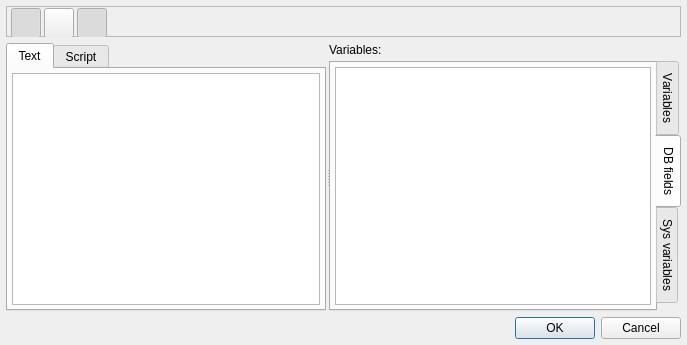
<?xml version="1.0" encoding="UTF-8"?>
<ui version="4.0">
 <class>QDesTextEdit</class>
 <widget class="QDialog" name="QDesTextEdit">
  <property name="geometry">
   <rect>
    <x>0</x>
    <y>0</y>
    <width>687</width>
    <height>345</height>
   </rect>
  </property>
  <property name="windowTitle">
   <string>Text edit</string>
  </property>
  <layout class="QVBoxLayout" name="verticalLayout_7">
   <property name="leftMargin">
    <number>6</number>
   </property>
   <property name="topMargin">
    <number>6</number>
   </property>
   <property name="rightMargin">
    <number>6</number>
   </property>
   <property name="bottomMargin">
    <number>6</number>
   </property>
   <item>
    <widget class="QFrame" name="frame">
     <property name="minimumSize">
      <size>
       <width>0</width>
       <height>31</height>
      </size>
     </property>
     <property name="maximumSize">
      <size>
       <width>16777215</width>
       <height>31</height>
      </size>
     </property>
     <property name="frameShape">
      <enum>QFrame::StyledPanel</enum>
     </property>
     <property name="frameShadow">
      <enum>QFrame::Raised</enum>
     </property>
     <widget class="QToolButton" name="butvars">
      <property name="geometry">
       <rect>
        <x>5</x>
        <y>2</y>
        <width>30</width>
        <height>30</height>
       </rect>
      </property>
      <property name="toolTip">
       <string>&lt;html&gt;&lt;head/&gt;&lt;body&gt;&lt;p&gt;Variables&lt;/p&gt;&lt;/body&gt;&lt;/html&gt;</string>
      </property>
      <property name="text">
       <string/>
      </property>
      <property name="icon">
       <iconset resource="images.qrc">
        <normaloff>:/new/dialogs/images/variables.png</normaloff>:/new/dialogs/images/variables.png</iconset>
      </property>
      <property name="checkable">
       <bool>true</bool>
      </property>
      <property name="checked">
       <bool>true</bool>
      </property>
     </widget>
     <widget class="QToolButton" name="butfuncs">
      <property name="geometry">
       <rect>
        <x>38</x>
        <y>2</y>
        <width>30</width>
        <height>30</height>
       </rect>
      </property>
      <property name="toolTip">
       <string>&lt;html&gt;&lt;head/&gt;&lt;body&gt;&lt;p&gt;Insert function&lt;/p&gt;&lt;/body&gt;&lt;/html&gt;</string>
      </property>
      <property name="text">
       <string/>
      </property>
      <property name="icon">
       <iconset resource="images.qrc">
        <normaloff>:/new/dialogs/images/functions.png</normaloff>:/new/dialogs/images/functions.png</iconset>
      </property>
      <property name="popupMode">
       <enum>QToolButton::DelayedPopup</enum>
      </property>
      <property name="arrowType">
       <enum>Qt::NoArrow</enum>
      </property>
     </widget>
     <widget class="QToolButton" name="butwordwrap">
      <property name="geometry">
       <rect>
        <x>71</x>
        <y>2</y>
        <width>30</width>
        <height>30</height>
       </rect>
      </property>
      <property name="toolTip">
       <string>&lt;html&gt;&lt;head/&gt;&lt;body&gt;&lt;p&gt;Word wrap&lt;/p&gt;&lt;/body&gt;&lt;/html&gt;</string>
      </property>
      <property name="text">
       <string/>
      </property>
      <property name="icon">
       <iconset resource="images.qrc">
        <normaloff>:/new/dialogs/images/wordwrap.png</normaloff>:/new/dialogs/images/wordwrap.png</iconset>
      </property>
      <property name="checkable">
       <bool>true</bool>
      </property>
      <property name="checked">
       <bool>true</bool>
      </property>
     </widget>
    </widget>
   </item>
   <item>
    <widget class="QSplitter" name="splitter">
     <property name="frameShadow">
      <enum>QFrame::Plain</enum>
     </property>
     <property name="orientation">
      <enum>Qt::Horizontal</enum>
     </property>
     <property name="handleWidth">
      <number>3</number>
     </property>
     <widget class="QTabWidget" name="tabEdits">
      <property name="currentIndex">
       <number>0</number>
      </property>
      <widget class="QWidget" name="tabtxt">
       <attribute name="title">
        <string>Text</string>
       </attribute>
       <layout class="QVBoxLayout" name="verticalLayout">
        <property name="leftMargin">
         <number>4</number>
        </property>
        <property name="topMargin">
         <number>4</number>
        </property>
        <property name="rightMargin">
         <number>4</number>
        </property>
        <property name="bottomMargin">
         <number>4</number>
        </property>
        <item>
         <widget class="QTextEdit" name="textEdit">
          <property name="font">
           <font>
            <pointsize>9</pointsize>
           </font>
          </property>
         </widget>
        </item>
       </layout>
      </widget>
      <widget class="QWidget" name="tabscript">
       <attribute name="title">
        <string>Script</string>
       </attribute>
       <layout class="QVBoxLayout" name="verticalLayout_2">
        <property name="leftMargin">
         <number>4</number>
        </property>
        <property name="topMargin">
         <number>4</number>
        </property>
        <property name="rightMargin">
         <number>4</number>
        </property>
        <property name="bottomMargin">
         <number>4</number>
        </property>
        <item>
         <widget class="QTextEdit" name="scriptEdit">
          <property name="font">
           <font>
            <pointsize>9</pointsize>
           </font>
          </property>
         </widget>
        </item>
       </layout>
      </widget>
     </widget>
     <widget class="QWidget" name="layoutWidget">
      <layout class="QVBoxLayout" name="Layout_vars">
       <property name="spacing">
        <number>4</number>
       </property>
       <item>
        <widget class="QLabel" name="labelvars">
         <property name="text">
          <string>Variables:</string>
         </property>
        </widget>
       </item>
       <item>
        <widget class="QTabWidget" name="tabVariables">
         <property name="tabPosition">
          <enum>QTabWidget::East</enum>
         </property>
         <property name="tabShape">
          <enum>QTabWidget::Rounded</enum>
         </property>
         <property name="currentIndex">
          <number>1</number>
         </property>
         <widget class="QWidget" name="tabvariables">
          <attribute name="title">
           <string>Variables</string>
          </attribute>
          <layout class="QVBoxLayout" name="verticalLayout_3">
           <property name="leftMargin">
            <number>4</number>
           </property>
           <property name="topMargin">
            <number>4</number>
           </property>
           <property name="rightMargin">
            <number>4</number>
           </property>
           <property name="bottomMargin">
            <number>4</number>
           </property>
           <item>
            <widget class="QTreeView" name="treeVars">
             <property name="editTriggers">
              <set>QAbstractItemView::NoEditTriggers</set>
             </property>
             <attribute name="headerVisible">
              <bool>false</bool>
             </attribute>
            </widget>
           </item>
          </layout>
         </widget>
         <widget class="QWidget" name="tabdbfields">
          <attribute name="title">
           <string>DB fields</string>
          </attribute>
          <layout class="QVBoxLayout" name="verticalLayout_5">
           <property name="leftMargin">
            <number>4</number>
           </property>
           <property name="topMargin">
            <number>4</number>
           </property>
           <property name="rightMargin">
            <number>4</number>
           </property>
           <property name="bottomMargin">
            <number>4</number>
           </property>
           <item>
            <widget class="QTreeView" name="treeFields">
             <property name="editTriggers">
              <set>QAbstractItemView::NoEditTriggers</set>
             </property>
             <attribute name="headerVisible">
              <bool>false</bool>
             </attribute>
            </widget>
           </item>
          </layout>
         </widget>
         <widget class="QWidget" name="tabsysvars">
          <attribute name="title">
           <string>Sys variables</string>
          </attribute>
          <layout class="QVBoxLayout" name="verticalLayout_4">
           <property name="leftMargin">
            <number>4</number>
           </property>
           <property name="topMargin">
            <number>4</number>
           </property>
           <property name="rightMargin">
            <number>4</number>
           </property>
           <property name="bottomMargin">
            <number>4</number>
           </property>
           <item>
            <widget class="QTreeView" name="treeSysVars">
             <property name="editTriggers">
              <set>QAbstractItemView::NoEditTriggers</set>
             </property>
             <attribute name="headerVisible">
              <bool>false</bool>
             </attribute>
            </widget>
           </item>
          </layout>
         </widget>
        </widget>
       </item>
      </layout>
     </widget>
    </widget>
   </item>
   <item>
    <widget class="QDialogButtonBox" name="buttonBox">
     <property name="orientation">
      <enum>Qt::Horizontal</enum>
     </property>
     <property name="standardButtons">
      <set>QDialogButtonBox::Cancel|QDialogButtonBox::Ok</set>
     </property>
    </widget>
   </item>
  </layout>
 </widget>
 <tabstops>
  <tabstop>buttonBox</tabstop>
 </tabstops>
 <resources>
  <include location="images.qrc"/>
 </resources>
 <connections>
  <connection>
   <sender>buttonBox</sender>
   <signal>accepted()</signal>
   <receiver>QDesTextEdit</receiver>
   <slot>accept()</slot>
   <hints>
    <hint type="sourcelabel">
     <x>248</x>
     <y>254</y>
    </hint>
    <hint type="destinationlabel">
     <x>157</x>
     <y>274</y>
    </hint>
   </hints>
  </connection>
  <connection>
   <sender>buttonBox</sender>
   <signal>rejected()</signal>
   <receiver>QDesTextEdit</receiver>
   <slot>reject()</slot>
   <hints>
    <hint type="sourcelabel">
     <x>316</x>
     <y>260</y>
    </hint>
    <hint type="destinationlabel">
     <x>286</x>
     <y>274</y>
    </hint>
   </hints>
  </connection>
 </connections>
</ui>
